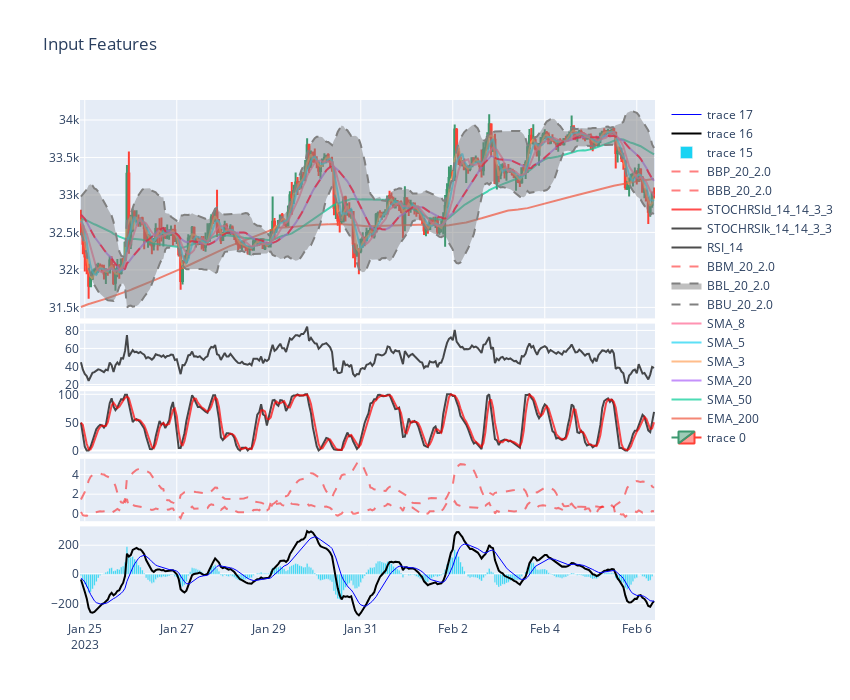

Here is the notebook cell this chart was saved with:
### Code cell
fig = make_subplots(rows=5, cols=1, shared_xaxes=True, vertical_spacing = 0.01, row_heights=[0.7, 0.2, 0.2, 0.2, 0.3])

bars = 300

# CANDLE STICK CHART
fig.add_trace(go.Candlestick(x=btc.data['closetime'][-bars:],
                open=btc.data['open'][-bars:],
                high=btc.data['high'][-bars:],
                low=btc.data['low'][-bars:],
                close=btc.data['close'][-bars:]), row=1, col=1)

# MOVING AVERAGES
fig.add_trace(go.Scatter(x=btc.data['closetime'][-bars:],
                         y=btc.data['SMA_200'][-bars:],
                         opacity=0.7,
                         line=dict(width=2),
                         name='EMA_200'), row=1, col=1)

fig.add_trace(go.Scatter(x=btc.data['closetime'][-bars:],
                         y=btc.data['SMA_50'][-bars:],
                         opacity=0.7,
                         line=dict(width=2),
                         name='SMA_50'), row=1, col=1)

fig.add_trace(go.Scatter(x=btc.data['closetime'][-bars:],
                         y=btc.data['SMA_20'][-bars:],
                         opacity=0.7,
                         line=dict(width=2),
                         name='SMA_20'), row=1, col=1)

fig.add_trace(go.Scatter(x=btc.data['closetime'][-bars:],
                         y=btc.data['SMA_3'][-bars:],
                         opacity=0.7,
                         line=dict(width=2),
                         name='SMA_3'), row=1, col=1)

fig.add_trace(go.Scatter(x=btc.data['closetime'][-bars:],
                         y=btc.data['SMA_5'][-bars:],
                         opacity=0.7,
                         line=dict(width=2),
                         name='SMA_5'), row=1, col=1)

fig.add_trace(go.Scatter(x=btc.data['closetime'][-bars:],
                         y=btc.data['SMA_8'][-bars:],
                         opacity=0.7,
                         line=dict(width=2),
                         name='SMA_8'), row=1, col=1)



##BBANDS

fig.add_trace(go.Scatter(x = btc.data['closetime'][-bars:],
                         y = btc.data['BBU_20_2.0'][-bars:],
                         line_color = 'gray',
                         line = {'dash': 'dash'},
                         name = 'BBU_20_2.0',
                         opacity = 0.2),
              row = 1, col = 1)

# Lower Bound fill in between with parameter 'fill': 'tonexty'
fig.add_trace(go.Scatter(x = btc.data['closetime'][-bars:],
                         y = btc.data['BBL_20_2.0'][-bars:],
                         line_color = 'gray',
                         line = {'dash': 'dash'},
                         fill = 'tonexty',
                         name = 'BBL_20_2.0',
                         opacity = 0.2),
              row = 1, col = 1)

fig.add_trace(go.Scatter(x = btc.data['closetime'][-bars:],
                         y = btc.data['BBM_20_2.0'][-bars:],
                         line_color = 'red',
                         line = {'dash': 'dash'},
                         name = 'BBM_20_2.0',
                         opacity = 0.5),
              row = 1, col = 1)




#RSI

fig.add_trace(go.Scatter(x=btc.data['closetime'][-bars:],
                         y=btc.data['RSI_14'][-bars:],
                         opacity=0.7,
                         line=dict(color='black', width=2),
                         name='RSI_14'), row=2, col=1)



# STOCH RSI

fig.add_trace(go.Scatter(x=btc.data['closetime'][-bars:],
                         y=btc.data['STOCHRSIk_14_14_3_3'][-bars:],
                         opacity=0.7,
                         line=dict(color='black', width=2),
                         name='STOCHRSIk_14_14_3_3'), row=3, col=1)

fig.add_trace(go.Scatter(x=btc.data['closetime'][-bars:],
                         y=btc.data['STOCHRSId_14_14_3_3'][-bars:],
                         opacity=0.7,
                         line=dict(color='red', width=2),
                         name='STOCHRSId_14_14_3_3'), row=3, col=1)


## BB std

fig.add_trace(go.Scatter(x = btc.data['closetime'][-bars:],
                         y = btc.data['BBB_20_2.0'][-bars:],
                         line_color = 'red',
                         line = {'dash': 'dash'},
                         name = 'BBB_20_2.0',
                         opacity = 0.5),
              row = 4, col = 1)

fig.add_trace(go.Scatter(x = btc.data['closetime'][-bars:],
                         y = btc.data['BBP_20_2.0'][-bars:],
                         line_color = 'red',
                         line = {'dash': 'dash'},
                         name = 'BBP_20_2.0',
                         opacity = 0.5),
              row = 4, col = 1)




# MACD
fig.add_trace(go.Bar(x=btc.data['closetime'][-bars:],
                     y=btc.data['MACD_H'][-bars:]
                    ), row=5, col=1)
fig.add_trace(go.Scatter(x=btc.data['closetime'][-bars:],
                         y=btc.data['MACD'][-bars:],
                         line=dict(color='black', width=2)
                        ), row=5, col=1)
fig.add_trace(go.Scatter(x=btc.data['closetime'][-bars:],
                         y=btc.data['MACD_S'][-bars:],
                         line=dict(color='blue', width=1)
                        ), row=5, col=1)

fig.update_layout(xaxis_rangeslider_visible=False)
fig.update_layout(height=700, width=850, title_text="Input Features")
fig.show()

### Figure 1 — Plotly figure (JSON) as saved in the notebook; plotly's stock layout.template omitted (floating-point values rounded to 4 significant figures; data arrays with more than 128 entries replaced by an {"elided": "..."} marker saying what was removed)
{"data": [{"close": {"elided": "300 float values"}, "high": {"elided": "300 float values"}, "low": {"elided": "300 float values"}, "open": {"elided": "300 float values"}, "type": "candlestick", "x": {"elided": "300 str values"}, "xaxis": "x", "yaxis": "y"}, {"line": {"width": 2}, "name": "EMA_200", "opacity": 0.7, "type": "scatter", "x": {"elided": "300 str values"}, "xaxis": "x", "y": {"elided": "300 float values"}, "yaxis": "y"}, {"line": {"width": 2}, "name": "SMA_50", "opacity": 0.7, "type": "scatter", "x": {"elided": "300 str values"}, "xaxis": "x", "y": {"elided": "300 float values"}, "yaxis": "y"}, {"line": {"width": 2}, "name": "SMA_20", "opacity": 0.7, "type": "scatter", "x": {"elided": "300 str values"}, "xaxis": "x", "y": {"elided": "300 float values"}, "yaxis": "y"}, {"line": {"width": 2}, "name": "SMA_3", "opacity": 0.7, "type": "scatter", "x": {"elided": "300 str values"}, "xaxis": "x", "y": {"elided": "300 float values"}, "yaxis": "y"}, {"line": {"width": 2}, "name": "SMA_5", "opacity": 0.7, "type": "scatter", "x": {"elided": "300 str values"}, "xaxis": "x", "y": {"elided": "300 float values"}, "yaxis": "y"}, {"line": {"width": 2}, "name": "SMA_8", "opacity": 0.7, "type": "scatter", "x": {"elided": "300 str values"}, "xaxis": "x", "y": {"elided": "300 float values"}, "yaxis": "y"}, {"line": {"color": "gray", "dash": "dash"}, "name": "BBU_20_2.0", "opacity": 0.2, "type": "scatter", "x": {"elided": "300 str values"}, "xaxis": "x", "y": {"elided": "300 float values"}, "yaxis": "y"}, {"fill": "tonexty", "line": {"color": "gray", "dash": "dash"}, "name": "BBL_20_2.0", "opacity": 0.2, "type": "scatter", "x": {"elided": "300 str values"}, "xaxis": "x", "y": {"elided": "300 float values"}, "yaxis": "y"}, {"line": {"color": "red", "dash": "dash"}, "name": "BBM_20_2.0", "opacity": 0.5, "type": "scatter", "x": {"elided": "300 str values"}, "xaxis": "x", "y": {"elided": "300 float values"}, "yaxis": "y"}, {"line": {"color": "black", "width": 2}, "name": "RSI_14", "opacity": 0.7, "type": "scatter", "x": {"elided": "300 str values"}, "xaxis": "x2", "y": {"elided": "300 float values"}, "yaxis": "y2"}, {"line": {"color": "black", "width": 2}, "name": "STOCHRSIk_14_14_3_3", "opacity": 0.7, "type": "scatter", "x": {"elided": "300 str values"}, "xaxis": "x3", "y": {"elided": "300 float values"}, "yaxis": "y3"}, {"line": {"color": "red", "width": 2}, "name": "STOCHRSId_14_14_3_3", "opacity": 0.7, "type": "scatter", "x": {"elided": "300 str values"}, "xaxis": "x3", "y": {"elided": "300 float values"}, "yaxis": "y3"}, {"line": {"color": "red", "dash": "dash"}, "name": "BBB_20_2.0", "opacity": 0.5, "type": "scatter", "x": {"elided": "300 str values"}, "xaxis": "x4", "y": {"elided": "300 float values"}, "yaxis": "y4"}, {"line": {"color": "red", "dash": "dash"}, "name": "BBP_20_2.0", "opacity": 0.5, "type": "scatter", "x": {"elided": "300 str values"}, "xaxis": "x4", "y": {"elided": "300 float values"}, "yaxis": "y4"}, {"type": "bar", "x": {"elided": "300 str values"}, "xaxis": "x5", "y": {"elided": "300 float values"}, "yaxis": "y5"}, {"line": {"color": "black", "width": 2}, "type": "scatter", "x": {"elided": "300 str values"}, "xaxis": "x5", "y": {"elided": "300 float values"}, "yaxis": "y5"}, {"line": {"color": "blue", "width": 1}, "type": "scatter", "x": {"elided": "300 str values"}, "xaxis": "x5", "y": {"elided": "300 float values"}, "yaxis": "y5"}], "layout": {"height": 700, "title": {"text": "Input Features"}, "width": 850, "xaxis": {"anchor": "y", "domain": [0, 1], "matches": "x5", "rangeslider": {"visible": false}, "showticklabels": false}, "xaxis2": {"anchor": "y2", "domain": [0, 1], "matches": "x5", "showticklabels": false}, "xaxis3": {"anchor": "y3", "domain": [0, 1], "matches": "x5", "showticklabels": false}, "xaxis4": {"anchor": "y4", "domain": [0, 1], "matches": "x5", "showticklabels": false}, "xaxis5": {"anchor": "y5", "domain": [0, 1]}, "yaxis": {"anchor": "x", "domain": [0.58, 1]}, "yaxis2": {"anchor": "x2", "domain": [0.45, 0.57]}, "yaxis3": {"anchor": "x3", "domain": [0.32, 0.44]}, "yaxis4": {"anchor": "x4", "domain": [0.19, 0.31]}, "yaxis5": {"anchor": "x5", "domain": [0, 0.18]}}}
